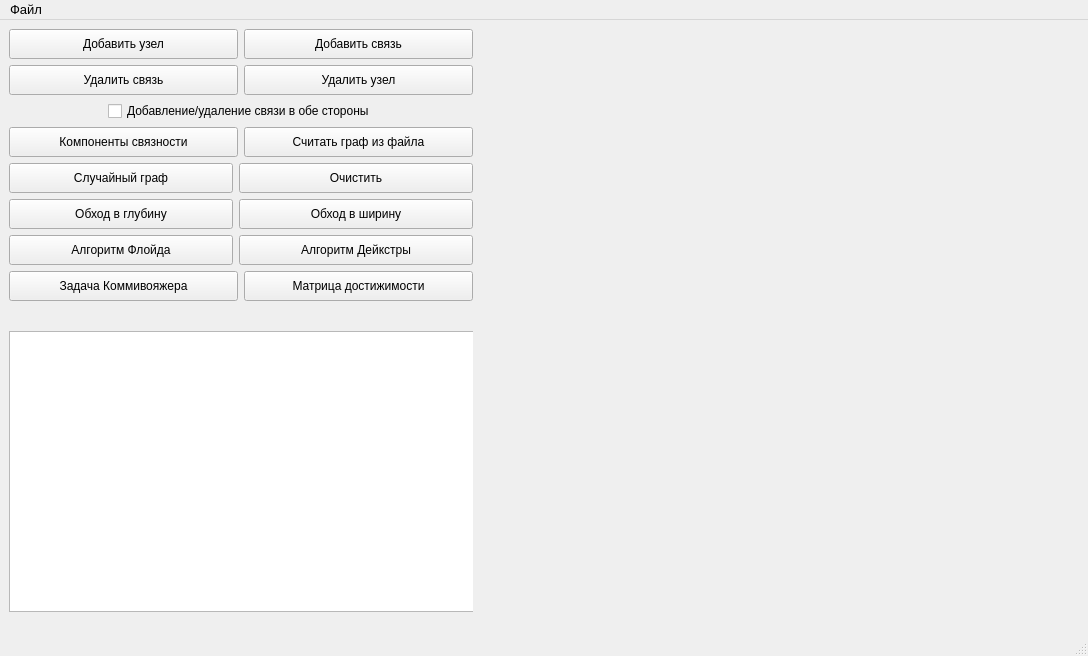
<?xml version="1.0" encoding="UTF-8"?>
<ui version="4.0">
 <class>MainWindow</class>
 <widget class="QMainWindow" name="MainWindow">
  <property name="geometry">
   <rect>
    <x>0</x>
    <y>0</y>
    <width>1088</width>
    <height>656</height>
   </rect>
  </property>
  <property name="windowTitle">
   <string>MainWindow</string>
  </property>
  <property name="autoFillBackground">
   <bool>false</bool>
  </property>
  <widget class="QWidget" name="centralwidget">
   <layout class="QGridLayout" name="gridLayout_2">
    <item row="0" column="0">
     <layout class="QGridLayout" name="gridLayout">
      <item row="5" column="0">
       <widget class="QStackedWidget" name="stackedWidget_matrix">
        <property name="currentIndex">
         <number>0</number>
        </property>
        <widget class="QWidget" name="page_adjacencyMatrix">
         <widget class="QTableView" name="matrixView">
          <property name="geometry">
           <rect>
            <x>0</x>
            <y>0</y>
            <width>471</width>
            <height>281</height>
           </rect>
          </property>
          <property name="minimumSize">
           <size>
            <width>1</width>
            <height>1</height>
           </size>
          </property>
          <property name="autoFillBackground">
           <bool>false</bool>
          </property>
          <property name="verticalScrollBarPolicy">
           <enum>Qt::ScrollBarAsNeeded</enum>
          </property>
          <property name="horizontalScrollBarPolicy">
           <enum>Qt::ScrollBarAsNeeded</enum>
          </property>
         </widget>
        </widget>
        <widget class="QWidget" name="page_reachabilityMatrix">
         <widget class="QTableView" name="tableView_reachMatrix">
          <property name="geometry">
           <rect>
            <x>0</x>
            <y>0</y>
            <width>471</width>
            <height>281</height>
           </rect>
          </property>
         </widget>
        </widget>
        <widget class="QWidget" name="page_strongConnectedMatrix">
         <widget class="QTableView" name="tableView_strongMatrix">
          <property name="geometry">
           <rect>
            <x>0</x>
            <y>0</y>
            <width>471</width>
            <height>281</height>
           </rect>
          </property>
         </widget>
        </widget>
       </widget>
      </item>
      <item row="0" column="1" rowspan="6">
       <widget class="ZoomableGraphicsView" name="graphicsView" native="true">
        <property name="minimumSize">
         <size>
          <width>600</width>
          <height>500</height>
         </size>
        </property>
       </widget>
      </item>
      <item row="1" column="0">
       <layout class="QHBoxLayout" name="horizontalLayout_3">
        <item>
         <widget class="QPushButton" name="pushButton_connectivityComponents">
          <property name="minimumSize">
           <size>
            <width>0</width>
            <height>30</height>
           </size>
          </property>
          <property name="text">
           <string>Компоненты связности</string>
          </property>
         </widget>
        </item>
        <item>
         <widget class="QPushButton" name="pushButton_readGrafFromFile">
          <property name="minimumSize">
           <size>
            <width>0</width>
            <height>30</height>
           </size>
          </property>
          <property name="text">
           <string>Считать граф из файла</string>
          </property>
         </widget>
        </item>
       </layout>
      </item>
      <item row="0" column="0">
       <layout class="QVBoxLayout" name="verticalLayout">
        <item>
         <layout class="QHBoxLayout" name="horizontalLayout">
          <item>
           <widget class="QPushButton" name="draw_button">
            <property name="minimumSize">
             <size>
              <width>0</width>
              <height>30</height>
             </size>
            </property>
            <property name="text">
             <string>Добавить узел</string>
            </property>
           </widget>
          </item>
          <item>
           <widget class="QPushButton" name="pushButton">
            <property name="minimumSize">
             <size>
              <width>0</width>
              <height>30</height>
             </size>
            </property>
            <property name="text">
             <string>Добавить связь</string>
            </property>
           </widget>
          </item>
         </layout>
        </item>
        <item>
         <layout class="QHBoxLayout" name="horizontalLayout_2">
          <item>
           <widget class="QPushButton" name="delete_link_button">
            <property name="minimumSize">
             <size>
              <width>0</width>
              <height>30</height>
             </size>
            </property>
            <property name="text">
             <string>Удалить связь</string>
            </property>
           </widget>
          </item>
          <item>
           <widget class="QPushButton" name="delete_node_button">
            <property name="minimumSize">
             <size>
              <width>0</width>
              <height>30</height>
             </size>
            </property>
            <property name="text">
             <string>Удалить узел</string>
            </property>
           </widget>
          </item>
         </layout>
        </item>
        <item>
         <layout class="QHBoxLayout" name="horizontalLayout_4" stretch="20,0,20">
          <item>
           <spacer name="horizontalSpacer">
            <property name="orientation">
             <enum>Qt::Horizontal</enum>
            </property>
            <property name="sizeHint" stdset="0">
             <size>
              <width>40</width>
              <height>20</height>
             </size>
            </property>
           </spacer>
          </item>
          <item>
           <widget class="QCheckBox" name="checkBox">
            <property name="text">
             <string>Добавление/удаление связи в обе стороны</string>
            </property>
           </widget>
          </item>
          <item>
           <spacer name="horizontalSpacer_2">
            <property name="orientation">
             <enum>Qt::Horizontal</enum>
            </property>
            <property name="sizeHint" stdset="0">
             <size>
              <width>40</width>
              <height>20</height>
             </size>
            </property>
           </spacer>
          </item>
         </layout>
        </item>
       </layout>
      </item>
      <item row="2" column="0">
       <layout class="QFormLayout" name="formLayout">
        <item row="0" column="0">
         <widget class="QPushButton" name="randomize_button">
          <property name="minimumSize">
           <size>
            <width>224</width>
            <height>30</height>
           </size>
          </property>
          <property name="text">
           <string>Случайный граф</string>
          </property>
         </widget>
        </item>
        <item row="0" column="1">
         <widget class="QPushButton" name="clear_button">
          <property name="minimumSize">
           <size>
            <width>0</width>
            <height>30</height>
           </size>
          </property>
          <property name="text">
           <string>Очистить</string>
          </property>
         </widget>
        </item>
        <item row="1" column="0">
         <widget class="QPushButton" name="pushButton_3">
          <property name="minimumSize">
           <size>
            <width>224</width>
            <height>30</height>
           </size>
          </property>
          <property name="text">
           <string>Обход в глубину</string>
          </property>
         </widget>
        </item>
        <item row="1" column="1">
         <widget class="QPushButton" name="butti_in_width">
          <property name="minimumSize">
           <size>
            <width>0</width>
            <height>30</height>
           </size>
          </property>
          <property name="text">
           <string>Обход в ширину</string>
          </property>
         </widget>
        </item>
        <item row="2" column="0">
         <widget class="QPushButton" name="button_floid">
          <property name="minimumSize">
           <size>
            <width>224</width>
            <height>30</height>
           </size>
          </property>
          <property name="text">
           <string>Алгоритм Флойда</string>
          </property>
         </widget>
        </item>
        <item row="2" column="1">
         <widget class="QPushButton" name="deixtra_button">
          <property name="minimumSize">
           <size>
            <width>0</width>
            <height>30</height>
           </size>
          </property>
          <property name="text">
           <string>Алгоритм Дейкстры</string>
          </property>
         </widget>
        </item>
       </layout>
      </item>
      <item row="3" column="0">
       <layout class="QHBoxLayout" name="horizontalLayout_5">
        <item>
         <widget class="QPushButton" name="pushButton_2">
          <property name="minimumSize">
           <size>
            <width>0</width>
            <height>30</height>
           </size>
          </property>
          <property name="text">
           <string>Задача Коммивояжера</string>
          </property>
         </widget>
        </item>
        <item>
         <widget class="QPushButton" name="pushButton_switchMatrix">
          <property name="minimumSize">
           <size>
            <width>0</width>
            <height>30</height>
           </size>
          </property>
          <property name="text">
           <string>Матрица достижимости</string>
          </property>
         </widget>
        </item>
       </layout>
      </item>
      <item row="4" column="0">
       <widget class="QLabel" name="label_matrixName">
        <property name="font">
         <font>
          <pointsize>12</pointsize>
         </font>
        </property>
        <property name="text">
         <string/>
        </property>
       </widget>
      </item>
     </layout>
    </item>
   </layout>
  </widget>
  <widget class="QMenuBar" name="menubar">
   <property name="geometry">
    <rect>
     <x>0</x>
     <y>0</y>
     <width>1088</width>
     <height>22</height>
    </rect>
   </property>
   <property name="font">
    <font>
     <pointsize>10</pointsize>
    </font>
   </property>
   <widget class="QMenu" name="menu">
    <property name="font">
     <font>
      <pointsize>12</pointsize>
     </font>
    </property>
    <property name="title">
     <string>Файл</string>
    </property>
    <addaction name="action_saveMatrix"/>
    <addaction name="action_openMatrix"/>
   </widget>
   <addaction name="menu"/>
  </widget>
  <widget class="QStatusBar" name="statusbar">
   <property name="font">
    <font>
     <pointsize>12</pointsize>
    </font>
   </property>
  </widget>
  <action name="action_saveMatrix">
   <property name="icon">
    <iconset resource="resource.qrc">
     <normaloff>:/buttonIcon/images/saveButt.png</normaloff>:/buttonIcon/images/saveButt.png</iconset>
   </property>
   <property name="text">
    <string>Сохранить</string>
   </property>
   <property name="toolTip">
    <string>Сохранить матрицу в файл</string>
   </property>
   <property name="statusTip">
    <string/>
   </property>
   <property name="whatsThis">
    <string/>
   </property>
   <property name="font">
    <font>
     <pointsize>12</pointsize>
    </font>
   </property>
   <property name="shortcut">
    <string>Ctrl+Shift+S</string>
   </property>
  </action>
  <action name="action_openMatrix">
   <property name="icon">
    <iconset resource="resource.qrc">
     <normaloff>:/buttonIcon/images/openButt.png</normaloff>:/buttonIcon/images/openButt.png</iconset>
   </property>
   <property name="text">
    <string>Открыть</string>
   </property>
   <property name="toolTip">
    <string>Открыть сохраненную матрицу</string>
   </property>
   <property name="font">
    <font>
     <pointsize>12</pointsize>
    </font>
   </property>
   <property name="shortcut">
    <string>Ctrl+Shift+L</string>
   </property>
  </action>
 </widget>
 <customwidgets>
  <customwidget>
   <class>ZoomableGraphicsView</class>
   <extends>QWidget</extends>
   <header>zoomablegraphicsview.h</header>
  </customwidget>
 </customwidgets>
 <tabstops>
  <tabstop>matrixView</tabstop>
 </tabstops>
 <resources>
  <include location="resource.qrc"/>
 </resources>
 <connections/>
</ui>
